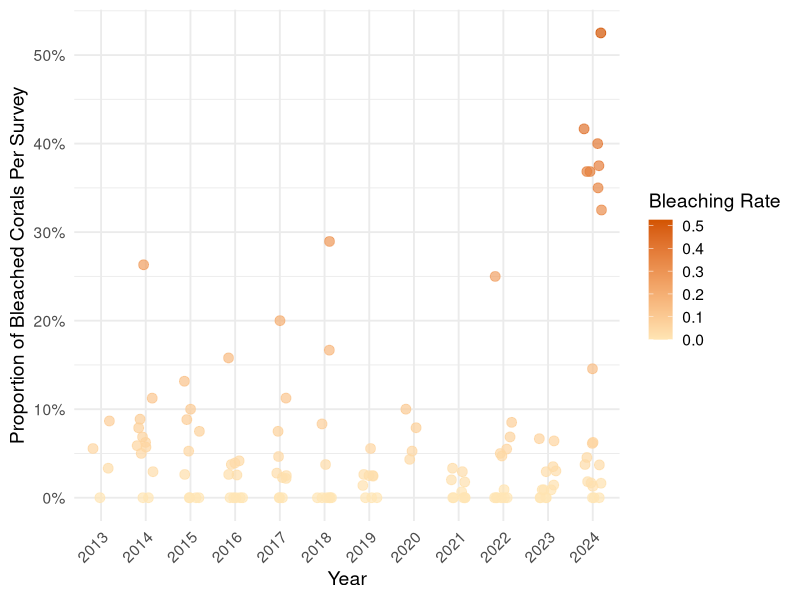
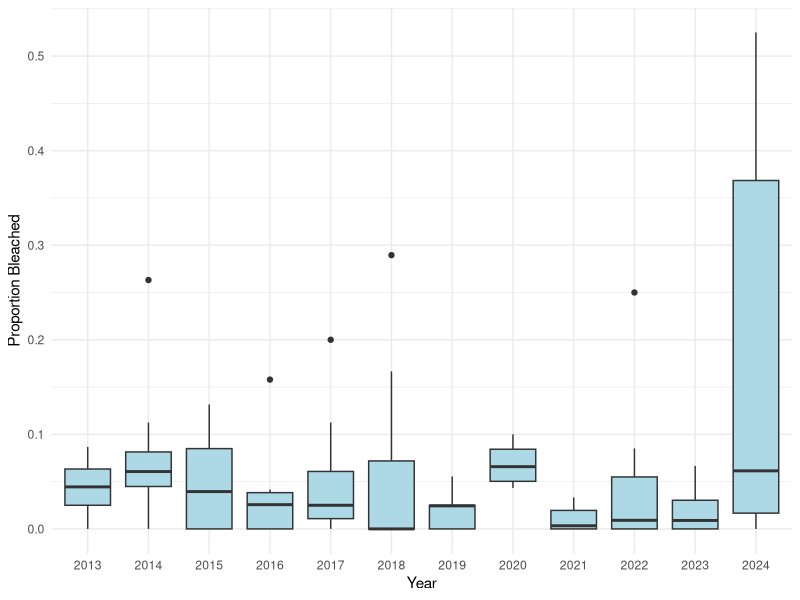
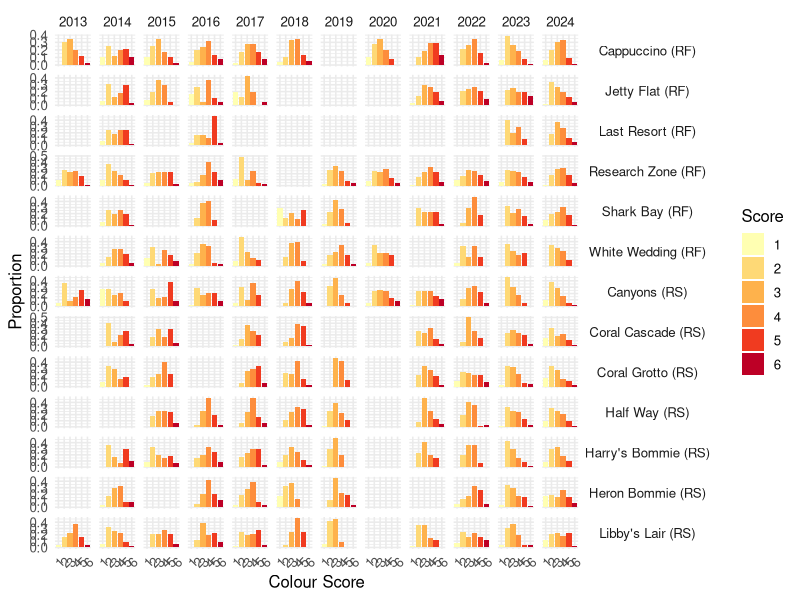
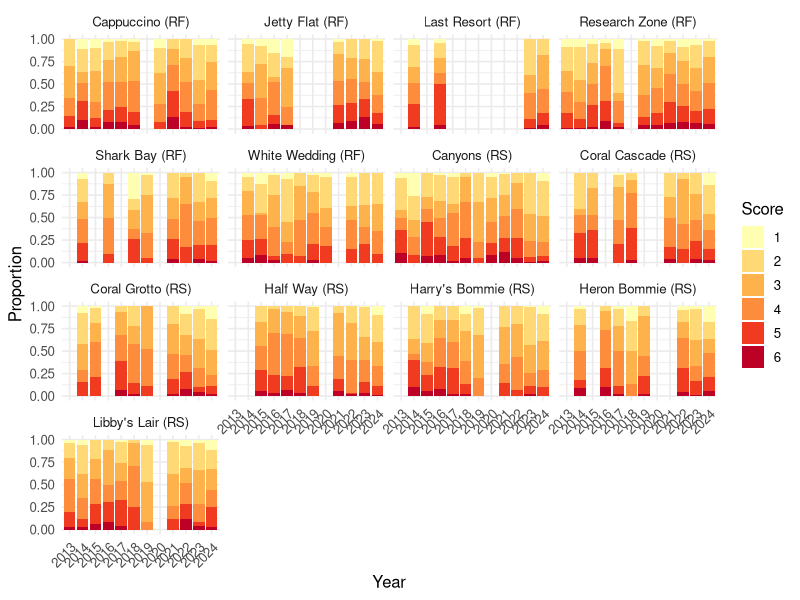
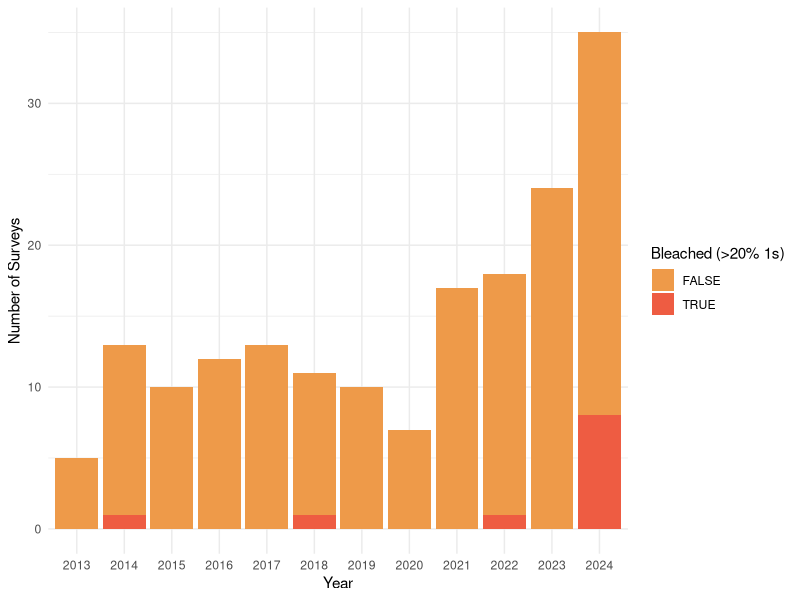
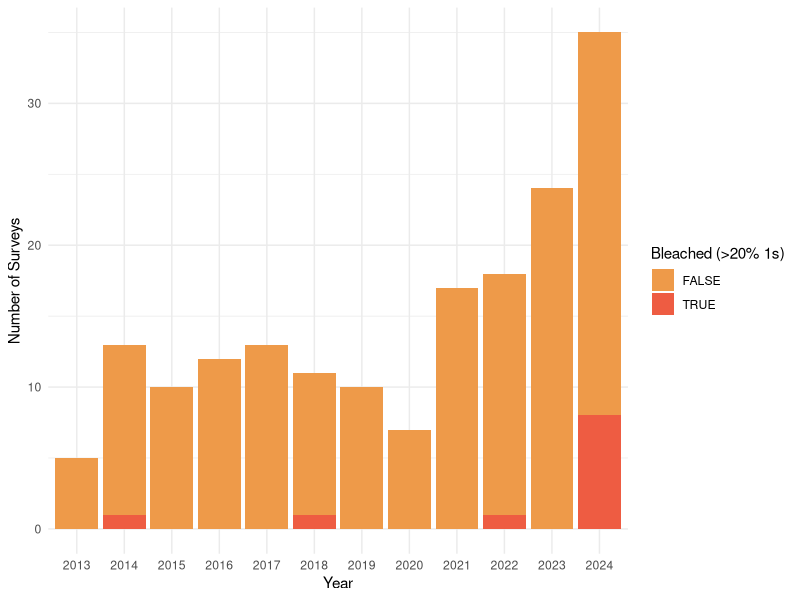
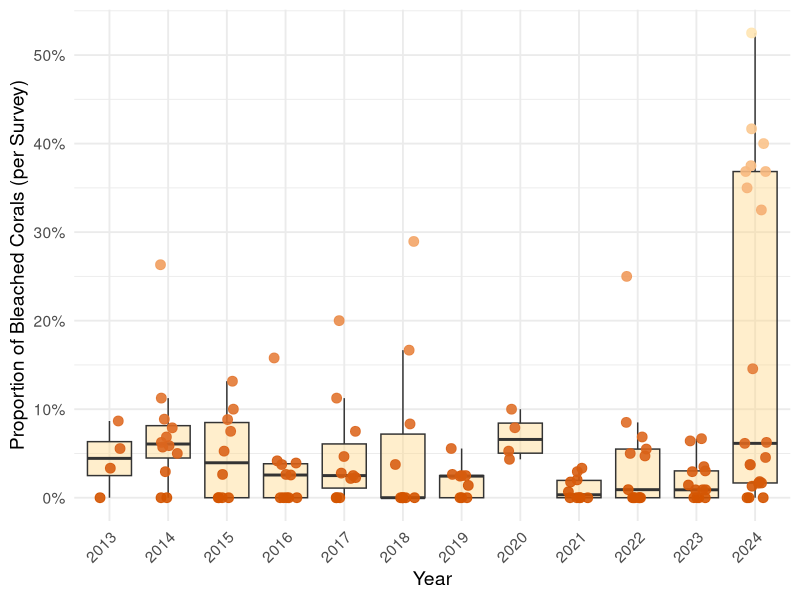
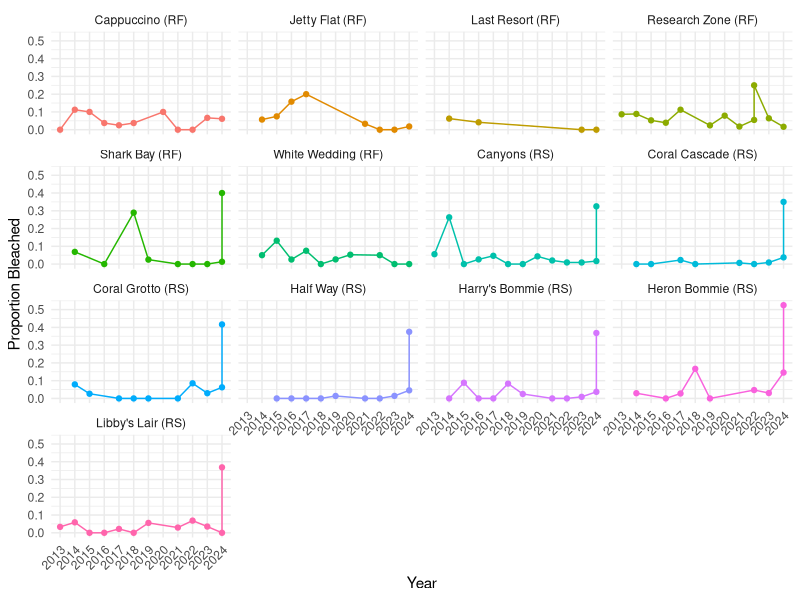

Reproduce these figures in R, in order.
#####CoralWatch visualisations and statistics###
library(ggplot2)
library(tidyverse)

##########CORAL WATCH###########################
##read correct file in
CWsub <- read_csv(file = "coralwatch_sub.csv")
CWsub <- read_csv(file = "coralwatch_sub_plus_autumn.csv") 

######proportion of colour scores per site and year
CWsub <- CWsub %>%
  arrange(site_type, SITE) %>%
  mutate(SITE_label = factor(SITE_label, levels = unique(SITE_label)))

p1 <- CWsub %>%
  group_by(SITE_label, year, Colour_Code_num) %>%
  summarise(n = n(), .groups = "drop") %>%
  group_by(SITE_label, year) %>%
  mutate(prop = n / sum(n)) %>%
  ggplot(aes(x = factor(Colour_Code_num), y = prop, fill = factor(Colour_Code_num))) +
  geom_col() +
  facet_grid(SITE_label ~ year, scales = "free_y") +
  labs(x = "Colour Score",
    y = "Proportion") +
  scale_fill_brewer(palette = "YlOrRd", name = "Score") +
  theme_minimal(base_size = 12) +
  theme(axis.text.x = element_text(angle = 45, hjust = 1)) +
  theme(strip.text.y.right = element_text(angle = 0))

ggsave(path = "figs", filename = "CW_ColourScore_S_Y1.jpeg", p1, width = 11, height = 9, dpi = 300)

#stacked bars with each year as bar and facet wrap sites
p1b <- CWsub %>%
  group_by(SITE_label, year, Colour_Code_num) %>%
  summarise(n = n(), .groups = "drop") %>%
  group_by(SITE_label, year) %>%
  mutate(prop = n / sum(n)) %>%
  ggplot(aes(x = factor(year), y = prop, fill = factor(Colour_Code_num))) +
  geom_col(position = "stack") +
  facet_wrap(~SITE_label) +
  labs(x = "Year",
       y = "Proportion") +
  scale_fill_brewer(palette = "YlOrRd", name = "Score") +
  theme_minimal(base_size = 12) +
  theme(axis.text.x = element_text(angle = 45, hjust = 1)) +
  theme(strip.text.y.right = element_text(angle = 0))
ggsave(path = "figs", filename = "CW_ColourScore_stacked.jpeg", p1b, width = 13, height = 9, dpi = 300)


#####detect bleaching if 1 is more than 20% per survey
CW_bleach_detect <- CWsub %>%
  group_by(survey_id, SITE, site_type, SITE_label, DATE, year) %>%
  summarise(
    observations = n(),
    n_bleach = sum(Colour_Code_num == 1),
    prop_bleach = n_bleach / observations
  ) %>% ungroup %>%
  mutate(bleached = prop_bleach > 0.2)

###as above but merging surveys by year
CW_bleach_detect_year <- CW_bleach_detect %>%
  group_by(year, SITE, site_type, SITE_label, bleached) %>%
  reframe(
    n_surveys = n_distinct(survey_id, na.rm = TRUE),
    n_observations = sum(observations),
    n_bleached_obs = sum(n_bleach),
    prop_bleach_obs = n_bleached_obs / n_observations)

#Group RF and RS sites - dont run this line if you dont want grouped by RS or RF
CW_bleach_detect_year <- CW_bleach_detect_year %>%
  arrange(site_type, SITE) %>%
  mutate(SITE_label = factor(SITE_label, levels = unique(SITE_label)))

write_csv(CW_bleach_detect_year, "CW_bleach_detect_year.csv")

###plot (above) bleaching by year (sites combined)
p2 <- CW_bleach_detect_year %>%
  group_by(year, bleached) %>%
  summarise(total_surveys = sum(n_surveys), .groups = "drop") %>%
  ggplot(aes(x = factor(year), y = total_surveys, fill = bleached)) +
  geom_col(position = "stack") +
  labs(x = "Year",
       y = "Number of Surveys",
       fill = "Bleached (>20% 1s)") +
  scale_fill_manual(values = c("tan2", "tomato2")) +
  theme_minimal()

ggsave(path = "figs", filename = "CW_surveys_with_20perc_bleach.jpeg", p2, width = 7, height = 5, dpi = 300)
ggsave(path = "figs", filename = "CW_surveys_with_20perc_bleach_plus_autmun2024.jpeg", p2, width = 7, height = 5, dpi = 300)

###each survey plotted to visualise prop bleached corals per survey
ggplot(CW_bleach_detect_year, aes(x = factor(year), y = prop_bleach_obs)) +
  geom_jitter(width = 0.2, aes(color = prop_bleach_obs), size = 3, alpha = 0.7) +
  scale_color_gradient(low = "#FFE5B4", high = "#D35400") +
  scale_y_continuous(labels = scales::percent_format(accuracy = 1)) +
  labs(
    x = "Year",
    y = "Proportion of Bleached Corals Per Survey",
    color = "Bleaching Rate"
  ) +
  theme_minimal(base_size = 14) +
  theme(axis.text.x = element_text(angle = 45, hjust = 1))

#as above but with boxplots
p3 <- ggplot(CW_bleach_detect_year, aes(x = factor(year), y = prop_bleach_obs)) +
  geom_boxplot(outlier.shape = NA, fill = "#FFD580", alpha = 0.4) +
  geom_jitter(aes(color = prop_bleach_obs), width = 0.2, size = 3, alpha = 0.9) +
  scale_color_gradient(high = "#FFE5B4", low = "#D35400", guide = "none") +
  scale_y_continuous(labels = scales::percent_format(accuracy = 1)) +
  labs(
    x = "Year",
    y = "Proportion of Bleached Corals (per Survey)",
    color = "Bleaching Rate"
  ) +
  theme_minimal(base_size = 14) +
  theme(axis.text.x = element_text(angle = 45, hjust = 1))
ggsave(path = "figs", filename = "CW_boxplot_prop_survey_bleach.jpeg", p3, width = 9, height = 7, dpi = 300)


#only looking at proportion bleached by year (surveys combined)
p4 <- ggplot(CW_bleach_detect_year, aes(x = factor(year), y = prop_bleach_obs, group = SITE_label, color = SITE_label)) +
  geom_line() +
  geom_point() +
  labs(x = "Year", y = "Proportion Bleached") +
  theme_minimal() +
  theme(legend.position = "none") +  
  facet_wrap(~ SITE_label)  +
  theme(axis.text.x = element_text(angle = 45, hjust = 1))
ggsave(path = "figs", filename = "CW_prop_bleach_SITE_year.jpeg", p4, width = 11, height = 7, dpi = 300)
ggsave(path = "figs", filename = "CW_prop_bleach_SITE_year_plus_autumn2024.jpeg", p4, width = 11, height = 7, dpi = 300)

##heatmap of proportion bleached by year
p5 <- ggplot(CW_bleach_detect_year, aes(x = factor(year), y = (SITE_label), fill = prop_bleach_obs)) +
  geom_tile(color = "white", linewidth = 0.3) +
  scale_fill_gradient(low = "#FFFFCC", high = "#E31A1C", na.value = "grey90") +
  labs(x = "Year", y = "Site", fill = "Prop. Bleached") +
  theme_minimal(base_size = 14) +
  theme(axis.text.x = element_text(angle = 45, hjust = 1))
ggsave(path = "figs", filename = "CW_heatmap_bleach_SITE_year.jpeg", p5, width = 11, height = 7, dpi = 300)
ggsave(path = "figs", filename = "CW_heatmap_bleach_SITE_year_plus_autumn2024.jpeg", p5, width = 11, height = 7, dpi = 300)

#as above but boxplots (no site), might be good to see range
ggplot(CW_bleach_detect_year, aes(x = factor(year), y = prop_bleach_obs)) +
  geom_boxplot(fill = "lightblue") +
  labs(x = "Year", y = "Proportion Bleached") +
  theme_minimal()

##############################################################
##APPLY TIME SERIES LINEAR MODEL
CW_bleach_detect_year <- CW_bleach_detect_year %>%
  mutate(prop_bleach_adj = ifelse(prop_bleach_obs == 0, 0.0001,
                                  ifelse(prop_bleach_obs == 1, 0.9999, prop_bleach_obs)))

library(glmmTMB)
m_beta_cw <- glmmTMB(prop_bleach_adj ~ year,
                data = CW_bleach_detect_year,
                family = beta_family(link = "logit"))
summary(m_beta_cw)
###not significant over time at site/year level.
